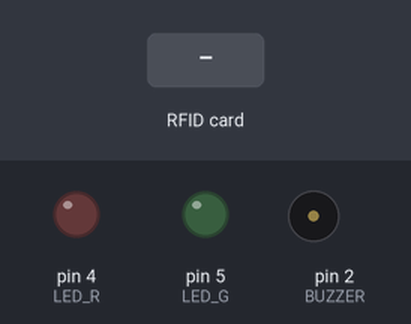
Recording of a sketch running on a simulated Arduino Uno, built with avr-gcc and run on an emulated ATmega328P. On the bench: output pins drawn as LEDs (lit = HIGH), buzzer (waves = sounding). The inputs (shaded band) are chosen by the test bench. Pins used as bus, display or sensor lines are not drawn.

Above: at 1.2 s.
1.3 s: RFID card 49 3E EA 6E held to the reader
At 2.7 s:
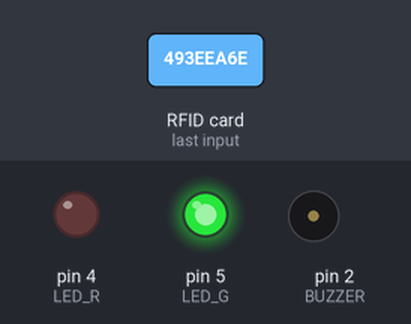
4.3 s: RFID card 5E 7A 19 C4 held to the reader
At 5.4 s:
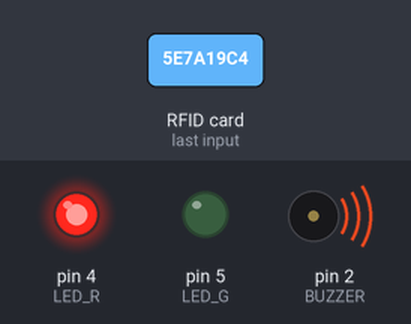
Timing chart, 0 to 7.8 s (numbered marks = the images above; inputs shaded):
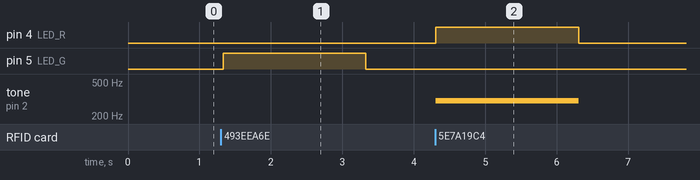

Measured:
- after the input at 1.3 s, pin 5 (LED_G): LOW → HIGH at once, → LOW 2.0 s later
- after the input at 4.3 s, pin 4 (LED_R): LOW → HIGH at once, → LOW 2.0 s later; tone on pin 2 (BUZZER): silent → 300 Hz at once, → silent 2.0 s later

The sketch:

Smart_Water_Booth_2nd_.ino
```cpp
#include <SPI.h>
#include <MFRC522.h>

#define SS_PIN 10
#define RST_PIN 9
#define LED_G 5 //define green LED pin
#define LED_R 4 //define red LED
#define BUZZER 2 //buzzer pin
#define ACCESS_DELAY 2000
#define DENIED_DELAY 2000
MFRC522 mfrc522(SS_PIN, RST_PIN);   // Create MFRC522 instance.

void setup()
{
  SPI.begin();          // Initiate  SPI bus
  mfrc522.PCD_Init();   // Initiate MFRC522
  pinMode(LED_G, OUTPUT);
  pinMode(LED_R, OUTPUT);
  pinMode(BUZZER, OUTPUT);
  noTone(BUZZER);

  digitalWrite(LED_G, LOW);
  digitalWrite(LED_R, LOW);
}
void loop()
{
  // Look for new cards
  if ( ! mfrc522.PICC_IsNewCardPresent())
  {
    delay(50);
    return ;
  }
  // Select one of the cards
  if ( ! mfrc522.PICC_ReadCardSerial())
  {
    delay(50);
    return;
  }

  String content= "";
  byte letter;
  for (byte i = 0; i < mfrc522.uid.size; i++)
  {
     Serial.print(mfrc522.uid.uidByte[i] < 0x10 ? " 0" : " ");
     Serial.print(mfrc522.uid.uidByte[i], HEX);
     content.concat(String(mfrc522.uid.uidByte[i] < 0x10 ? " 0" : " "));
     content.concat(String(mfrc522.uid.uidByte[i], HEX));
  }

  content.toUpperCase();
  if (content.substring(1) == "49 3E EA 6E") {
    //Serial.println("Authorized access");
    digitalWrite(LED_G, HIGH);
    delay(ACCESS_DELAY);
    digitalWrite(LED_G, LOW);
  }

 else   {
    //Serial.println(" Access denied");
    digitalWrite(LED_R, HIGH);
    tone(BUZZER, 300);
    delay(DENIED_DELAY);
    digitalWrite(LED_R, LOW);
    noTone(BUZZER);
  }
}
```
